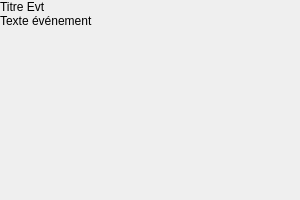
<?xml version="1.0" encoding="UTF-8"?>
<ui version="4.0">
 <class>Evt</class>
 <widget class="QWidget" name="Evt">
  <property name="geometry">
   <rect>
    <x>0</x>
    <y>0</y>
    <width>300</width>
    <height>200</height>
   </rect>
  </property>
  <property name="sizePolicy">
   <sizepolicy hsizetype="Expanding" vsizetype="Expanding">
    <horstretch>0</horstretch>
    <verstretch>0</verstretch>
   </sizepolicy>
  </property>
  <property name="windowTitle">
   <string>Form</string>
  </property>
  <layout class="QVBoxLayout" name="verticalLayout_5">
   <property name="spacing">
    <number>0</number>
   </property>
   <property name="leftMargin">
    <number>0</number>
   </property>
   <property name="topMargin">
    <number>0</number>
   </property>
   <property name="rightMargin">
    <number>0</number>
   </property>
   <property name="bottomMargin">
    <number>0</number>
   </property>
   <item>
    <widget class="QWidget" name="EvtWidget" native="true">
     <property name="sizePolicy">
      <sizepolicy hsizetype="Expanding" vsizetype="Expanding">
       <horstretch>0</horstretch>
       <verstretch>0</verstretch>
      </sizepolicy>
     </property>
     <property name="minimumSize">
      <size>
       <width>0</width>
       <height>0</height>
      </size>
     </property>
     <property name="maximumSize">
      <size>
       <width>1030</width>
       <height>16777215</height>
      </size>
     </property>
     <property name="styleSheet">
      <string notr="true">background-color: rgba(0,0,0,0)</string>
     </property>
     <layout class="QVBoxLayout" name="verticalLayout_4">
      <property name="spacing">
       <number>0</number>
      </property>
      <property name="leftMargin">
       <number>0</number>
      </property>
      <property name="topMargin">
       <number>0</number>
      </property>
      <property name="rightMargin">
       <number>0</number>
      </property>
      <property name="bottomMargin">
       <number>0</number>
      </property>
      <item>
       <widget class="QLabel" name="titreEvt">
        <property name="sizePolicy">
         <sizepolicy hsizetype="Preferred" vsizetype="Minimum">
          <horstretch>0</horstretch>
          <verstretch>0</verstretch>
         </sizepolicy>
        </property>
        <property name="text">
         <string>Titre Evt</string>
        </property>
        <property name="alignment">
         <set>Qt::AlignLeading|Qt::AlignLeft|Qt::AlignVCenter</set>
        </property>
       </widget>
      </item>
      <item>
       <widget class="QLabel" name="textEvt">
        <property name="sizePolicy">
         <sizepolicy hsizetype="Preferred" vsizetype="Preferred">
          <horstretch>0</horstretch>
          <verstretch>0</verstretch>
         </sizepolicy>
        </property>
        <property name="text">
         <string>Texte événement</string>
        </property>
       </widget>
      </item>
      <item>
       <spacer name="verticalSpacer">
        <property name="orientation">
         <enum>Qt::Vertical</enum>
        </property>
        <property name="sizeHint" stdset="0">
         <size>
          <width>20</width>
          <height>40</height>
         </size>
        </property>
       </spacer>
      </item>
      <item>
       <widget class="QWidget" name="effetsWidget" native="true">
        <property name="sizePolicy">
         <sizepolicy hsizetype="Expanding" vsizetype="Expanding">
          <horstretch>0</horstretch>
          <verstretch>0</verstretch>
         </sizepolicy>
        </property>
        <layout class="QVBoxLayout" name="verticalLayout_2">
         <property name="spacing">
          <number>0</number>
         </property>
         <property name="leftMargin">
          <number>0</number>
         </property>
         <property name="topMargin">
          <number>0</number>
         </property>
         <property name="rightMargin">
          <number>0</number>
         </property>
         <property name="bottomMargin">
          <number>0</number>
         </property>
        </layout>
       </widget>
      </item>
     </layout>
    </widget>
   </item>
  </layout>
 </widget>
 <resources/>
 <connections/>
</ui>
